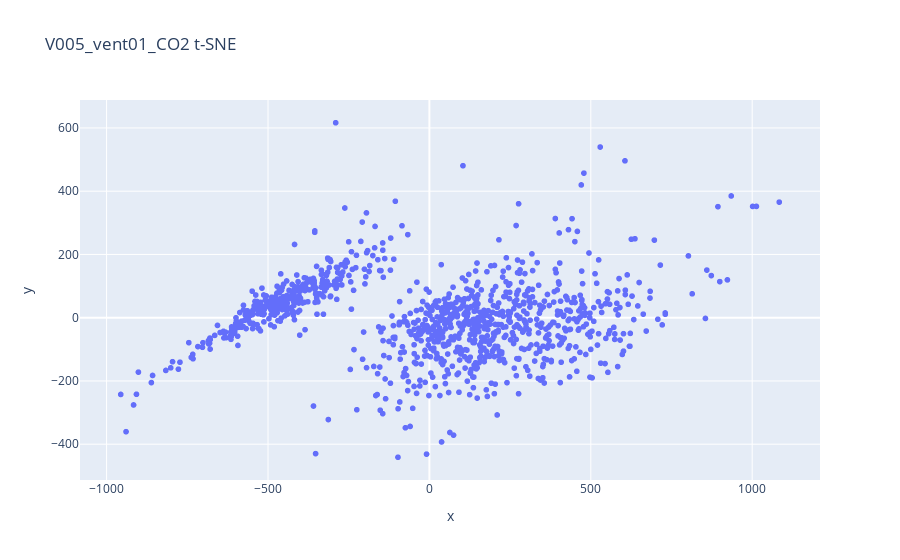

The code cell stored with this chart in its notebook:
### Code cell
import plotly.express as px

for i in range(len(variables)):
    print(len(tsne_dimension_reduced_values[i][:, 0]))
    # fig = px.scatter(x=tsne_dimension_reduced_values[i][:, 0], y=[0] * len(tsne_dimension_reduced_values[i][:, 0]), title=f'{variables[i]} t-SNE')
    fig = px.scatter(x=tsne_dimension_reduced_values[i][:, 0], y=tsne_dimension_reduced_values[i][:, 1], title=f'{variables[i]} t-SNE')
    fig.show()

### Figure 1 — Plotly figure (JSON) as saved in the notebook; plotly's stock layout.template omitted (floating-point values rounded to 4 significant figures; data arrays with more than 128 entries replaced by an {"elided": "..."} marker saying what was removed)
{"data": [{"hovertemplate": "x=%{x}<br>y=%{y}<extra></extra>", "legendgroup": "", "marker": {"color": "#636efa", "symbol": "circle"}, "mode": "markers", "name": "", "showlegend": false, "type": "scattergl", "x": {"elided": "1081 float values"}, "xaxis": "x", "y": {"elided": "1081 float values"}, "yaxis": "y"}], "layout": {"legend": {"tracegroupgap": 0}, "title": {"text": "V005_vent01_CO2 t-SNE"}, "xaxis": {"anchor": "y", "domain": [0, 1], "title": {"text": "x"}}, "yaxis": {"anchor": "x", "domain": [0, 1], "title": {"text": "y"}}}}
